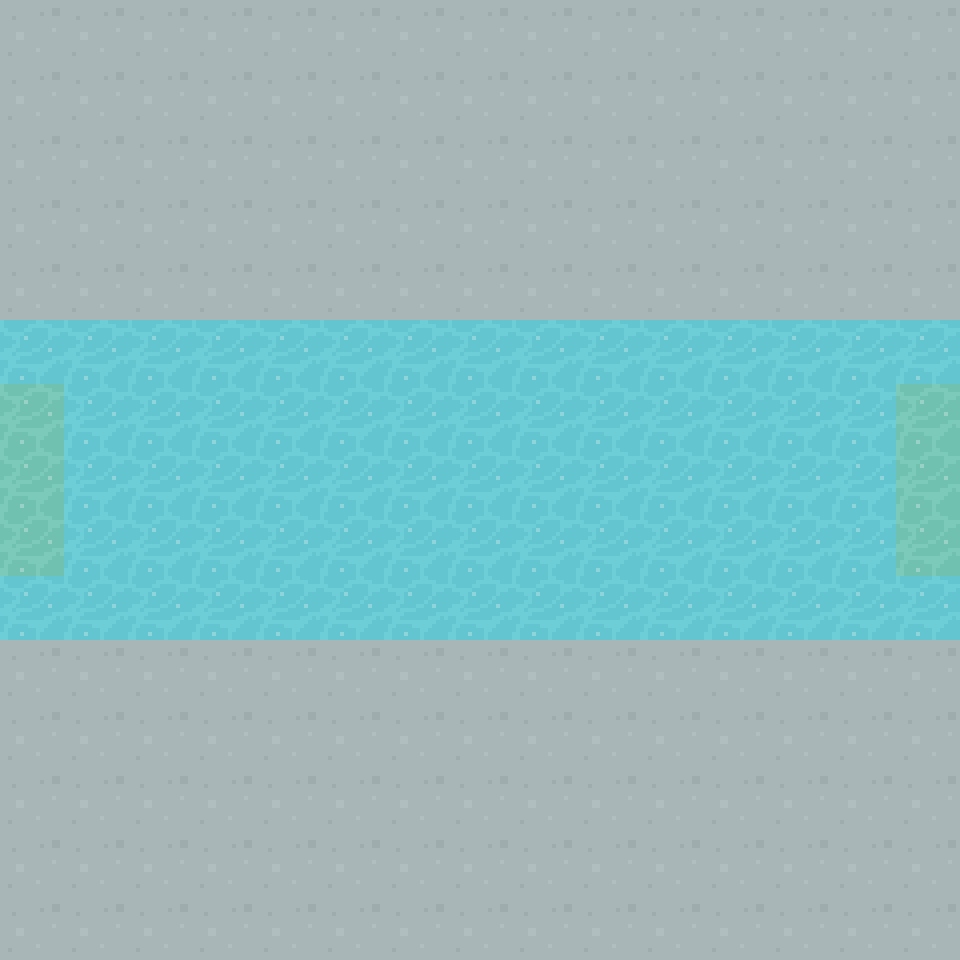

This is a level from a 2D game, rendered from its Tiled map with the project's own tilesets. A one-line summary and the complete map file follow:
An orthogonal 15x15 tile map with 64x64 px tiles, 1 tile layer (Tile Layer 1) and 2 objects (EAST, WEST).

<map version="1.5" tiledversion="1.5.0" orientation="orthogonal" renderorder="right-down" width="15" height="15" tilewidth="64" tileheight="64" infinite="0" nextlayerid="3" nextobjectid="3">
 <tileset firstgid="1" source="../64TilesheetDungeon.tsx" />
 <layer id="1" name="Tile Layer 1" width="15" height="15">
  <data encoding="csv">
68,68,68,68,68,68,68,68,68,68,68,68,68,68,68,
68,68,68,68,68,68,68,68,68,68,68,68,68,68,68,
68,68,68,68,68,68,68,68,68,68,68,68,68,68,68,
68,68,68,68,68,68,68,68,68,68,68,68,68,68,68,
68,68,68,68,68,68,68,68,68,68,68,68,68,68,68,
321,321,321,321,321,321,321,321,321,321,321,321,321,321,321,
326,321,321,321,321,321,321,321,321,321,321,321,321,321,326,
326,321,321,321,321,321,321,321,321,321,321,321,321,321,326,
326,321,321,321,321,321,321,321,321,321,321,321,321,321,326,
321,321,321,321,321,321,321,321,321,321,321,321,321,321,321,
68,68,68,68,68,68,68,68,68,68,68,68,68,68,68,
68,68,68,68,68,68,68,68,68,68,68,68,68,68,68,
68,68,68,68,68,68,68,68,68,68,68,68,68,68,68,
68,68,68,68,68,68,68,68,68,68,68,68,68,68,68,
68,68,68,68,68,68,68,68,68,68,68,68,68,68,68
</data>
 </layer>
 <objectgroup id="2" name="Object Layer 1">
  <object id="1" name="EAST" x="896" y="384" width="64" height="192" />
  <object id="2" name="WEST" x="0" y="384" width="64" height="192" />
 </objectgroup>
</map>
